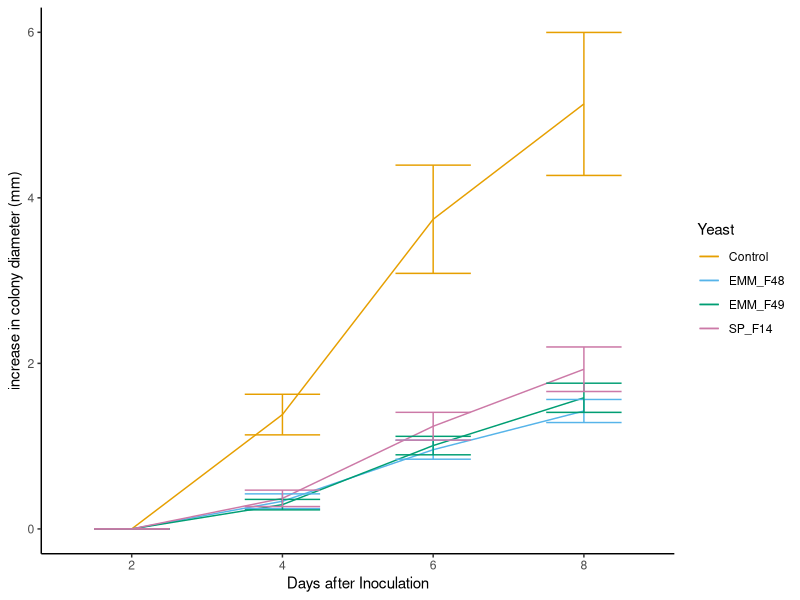
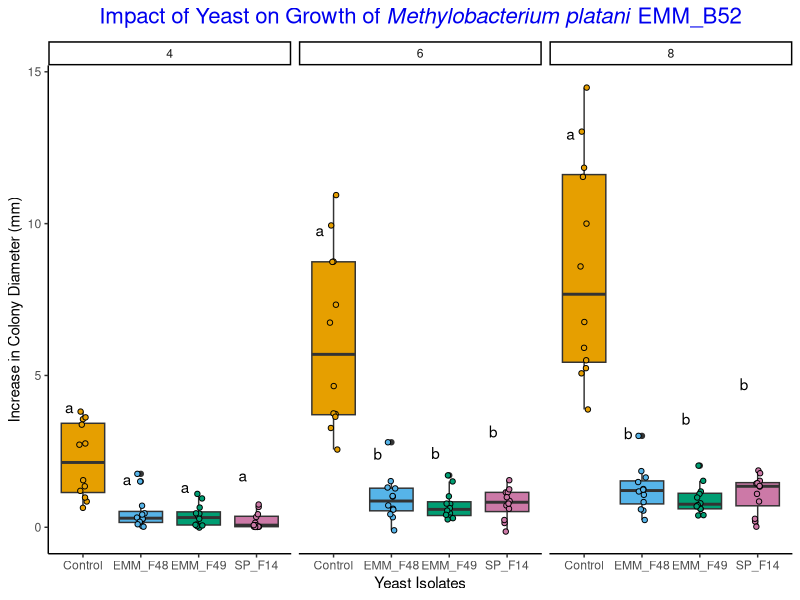
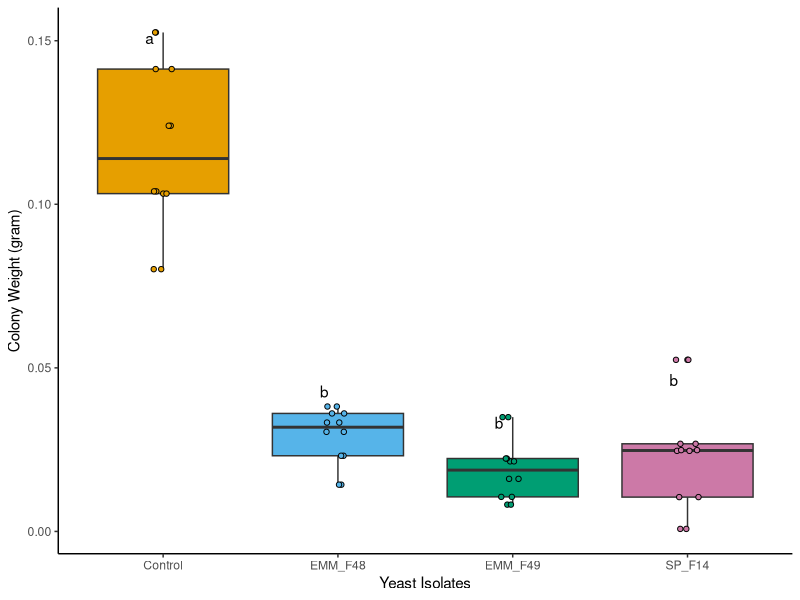
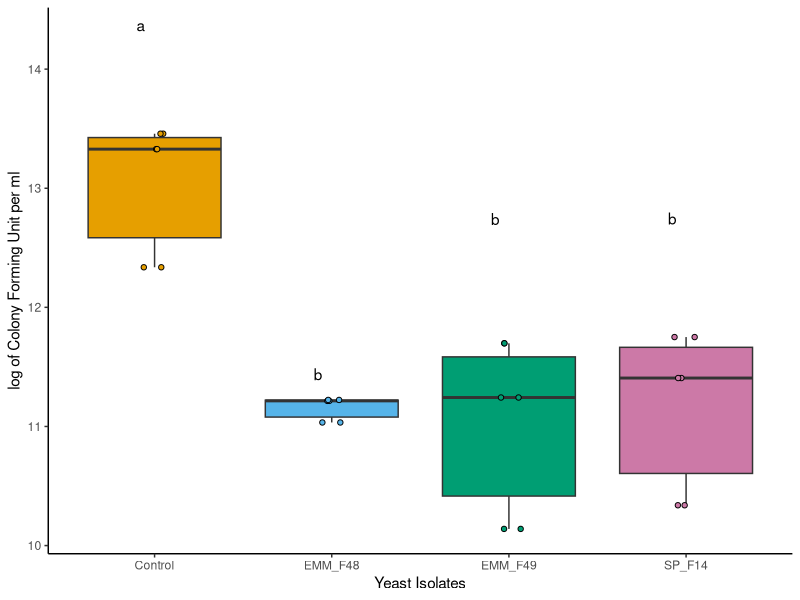
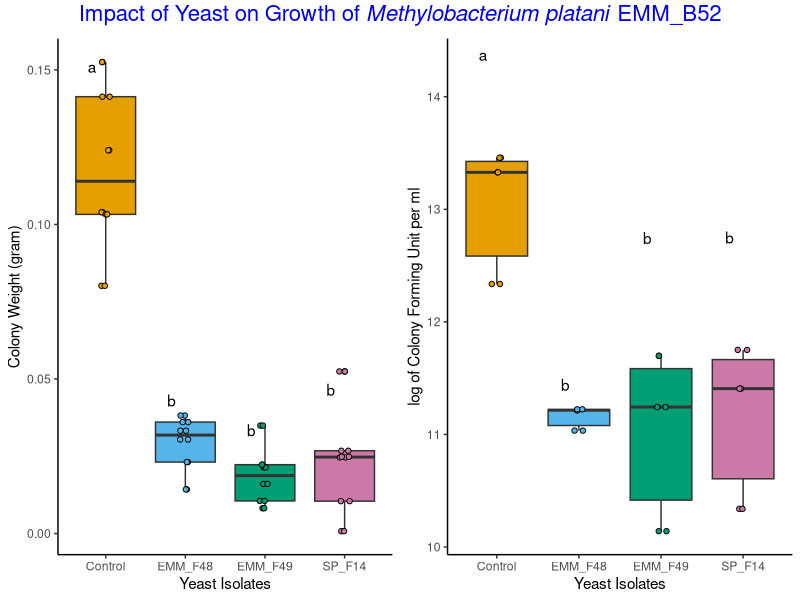

Source code (R) for these figures, in order:
## ---- chunk 1
#load the library
library(ggplot2)
library(tidyverse)
library(ggpubr)
library(rstatix)
library(emmeans)
library(multcompView)
library(dplyr)
library(stringr)
library(tidyverse)
library(car)
#read data
interaction <- read.csv("Splitplate/SplitPlateData/2024-09-16_SplitPlate_B52.csv", na.strings = "na")
#install and update R version
#install.packages("installr")
#library(installr)
#updateR()
#load the color palettes
cbbPalette <- c( "#E69F00", "#56B4E9", "#009E73", "#CC79A7")
#check the structure and see the data
str(interaction)
head(interaction)
#changing the data into categorical data
interaction$Replication=as.factor(interaction$Replication)
interaction$Media=as.factor(interaction$Media)
interaction$Yeast=as.factor(interaction$Yeast)
interaction$DAI=as.factor(interaction$DAI)
## ---- chunk 2
#removing the 1st data since there was no growth associated with it
#the data is considered to be the baseline for growth so since it violates the assumption of normality, we remove it from the analysis
filterdata <-interaction[interaction$DAI != 2,]
#plots
p <- interaction %>%
  #subset(Media=="YePDA") %>%
  #subset(Yeast %in% c("Control", "SP_F14","EMM_F3", "EMM_F34")) %>%
  ggplot(aes(x = DAI, y = increase, group = Yeast, color = Yeast)) +
  stat_summary(fun = mean,geom="line") +   
  stat_summary(fun.data = mean_se, geom = "errorbar", width = 0.5) +  
  ylab("increase in colony diameter (mm)") +   
  xlab("Days after Inoculation") +   
  theme_classic() +
  scale_color_manual(values = cbbPalette) +
  ###ggtitle("Dothideomycetes") +
  theme(plot.title = element_text(hjust = 0.5))
  #facet_wrap(~Class)
p

## ---- chunk 3
#load library
library(nlme)
#stats used for size
size=lme(increase~Yeast*DAI,data = filterdata,random=~1|Replication) ##replication random effect added by Dr. Steury
summary(size)
anova(size)
#pairwise comparision
lsmeans.size <- emmeans(size, ~ Yeast|DAI) ###interaction added by Dr. Steury
#emmeans(size,pairwise~Yeast) ##added by Dr. steury
# estimate lsmeans 
comp.size <- multcomp::cld(object = lsmeans.size, alpha = 0.05, Letters = letters, reversed = TRUE, details = TRUE)
# contrast with Tukey ajustment 
comp.size


# Extracting the letters for the bars
sig.diff.letters <- data.frame(comp.size$emmeans$Yeast, 
                               comp.size$emmeans$DAI,
                               str_trim(comp.size$emmeans$.group))
colnames(sig.diff.letters) <- c("Yeast", 
                                "DAI",
                                "Letters")

# for plotting with letters from significance test
sizeplot <- filterdata %>%
  group_by(Yeast, DAI) %>%
  dplyr::summarize(
    colonydiameter = mean(increase, na.rm=TRUE),
    se = sd(increase)/sqrt(3)) %>%
  left_join(sig.diff.letters) 


colonysize <- filterdata %>%
  subset(Media=="YePDA") %>%
  ggplot(aes(x = Yeast, y = increase, group = Yeast, fill = Yeast)) +
  geom_boxplot()+
  geom_point(shape = 21, color = "black", position = position_jitterdodge(dodge.width = 0.9))+
   geom_text(data = sizeplot, aes(label = Letters, y = colonydiameter+(3*se)), vjust = -0.75, hjust = 2) +
  ylab("Increase in Colony Diameter (mm)") +   
  xlab("Yeast Isolates") +  
    scale_fill_manual(values = cbbPalette) +
  theme(strip.text.x = element_text(size = 18, face= "italic"))+
  theme(axis.title.x = element_text(size =25, face = "bold"), axis.title.y = element_text(size = 25, face = "bold"), axis.text.x=element_text(size=20, angle= 0), axis.text.y=element_text(size=20, angle= 0))+
  theme_classic() +
  theme(legend.position = "none")+
  ggtitle(expression(paste("Impact of Yeast on Growth of ", italic("Methylobacterium platani"), " EMM_B52"))) +
   theme(plot.title = element_text(face = "bold", color = "Blue2", size = 16, hjust = 0.5))+
  facet_wrap(~DAI)
colonysize
## ---- chunk 4
#filter data to avoid other data except e
filterdata2 <- filterdata %>% 
  filter(Media == "YePDA", DAI == "8" )

#stats used for colony weight
cw=lm(colony_weight~Yeast,data = filterdata2) ##replication random effect added by Dr. Steury
summary(cw)
Anova(cw)
#pairwise comparision
lsmeans.cw <- emmeans(cw, ~ Yeast) 

# contrast with Tukey ajustment 
comp.cw <- multcomp::cld(object = lsmeans.cw, alpha = 0.05, Letters = letters, reversed = TRUE, details = TRUE)

comp.cw

# Extracting the letters for the bars
sig.diff.letters <- data.frame(comp.cw$emmeans$Yeast, 
                               str_trim(comp.cw$emmeans$.group))

colnames(sig.diff.letters) <- c("Yeast", "Letters")

# for plotting with letters from significance test
weightplot <- filterdata2 %>%
  group_by(Yeast) %>%
  dplyr::summarize(
    colonyweight = mean(colony_weight, na.rm=TRUE),
    se = sd(colony_weight)/sqrt(3)) %>%
  left_join(sig.diff.letters) 

 colonyweightplot <- filterdata2 %>%
  #subset(Media=="YePDA") %>%
  #subset(Yeast %in% c("Control", "SP_F14","EMM_F3", "EMM_F34")) %>%
  ggplot(aes(x = Yeast, y = colony_weight, group = Yeast, fill = Yeast)) +
  geom_boxplot()+
  geom_point(shape = 21, color = "black", position = position_jitterdodge(dodge.width = 0.9))+
  geom_text(data = weightplot, aes(label = Letters, y = colonyweight+(2*se)), vjust = -0.5, hjust = 2) +
  ylab("Colony Weight (gram)") +   
  xlab("Yeast Isolates") +  
  scale_fill_manual(values = cbbPalette) +
  theme(strip.text.x = element_text(size = 18, face= "italic"))+
  theme(axis.title.x = element_text(size =25, face = "bold"), axis.title.y = element_text(size = 25, face = "bold"), axis.text.x=element_text(size=20, angle= 0), axis.text.y=element_text(size=20, angle= 0))+
  theme_classic() +
  theme(legend.position = "none")
  #ggtitle(expression(paste("Impact of Yeast on Growth of ", italic("Methylobacterium platani"), " EMM_B52"))) +
   #theme(plot.title = element_text(face = "bold", color = "Blue2", size = 16, hjust = 0.5))
colonyweightplot
## ---- chunk 5
#stats used for colony forming unit
cfu=lm(log10(CFU)~Yeast,data = filterdata2) 
summary(cfu)
Anova(cfu)
#pairwise comparision
lsmeans.cfu <- emmeans(cfu, ~ Yeast) ###interaction added by Dr. Steury
#emmeans(cfu,pairwise~Yeast) ##added by Dr. steury
# estimate lsmeans 
comp.cfu <- multcomp::cld(object = lsmeans.cfu, alpha = 0.05, Letters = letters, reversed = TRUE, details = TRUE)
# contrast with Tukey ajustment 
comp.cfu


# Extracting the letters for the bars
sig.diff.letters <- data.frame(comp.cfu$emmeans$Yeast, 
                               str_trim(comp.cfu$emmeans$.group))

colnames(sig.diff.letters) <- c("Yeast", "Letters")

# for plotting with letters from significance test
cfuplot <- filterdata2 %>%
  filter(Replication %in% c(1:3)) %>% 
  group_by(Yeast) %>%
  dplyr::summarize(
    cfu1 = mean(log10(CFU), na.rm=TRUE),
    se = sd(log10(CFU))/sqrt(3)) %>%
  left_join(sig.diff.letters) 

 
CFUPLOT <- filterdata %>%
  subset(Media=="YePDA") %>%
  #subset(Yeast %in% c("Control", "SP_F14","EMM_F3", "EMM_F34")) %>%
  ggplot(aes(x = Yeast, y = log10(CFU), group = Yeast, fill = Yeast)) +
  geom_boxplot()+
  geom_point(shape = 21, color = "black", position = position_jitterdodge(dodge.width = 0.9))+
  geom_text(data = cfuplot, aes(label = Letters, y = cfu1+(4*se)), vjust = -0.1, hjust = 2) +
  ylab("log of Colony Forming Unit per ml") +   
  xlab("Yeast Isolates") +  
  scale_fill_manual(values = cbbPalette) +
  theme(strip.text.x = element_text(size = 18, face= "italic"))+
  theme(axis.title.x = element_text(size =25, face = "bold"), axis.title.y = element_text(size = 25, face = "bold"), axis.text.x=element_text(size=10, angle= 0), axis.text.y=element_text(size=20, angle= 0))+
  theme_classic() +
  theme(legend.position = "none")
  #ggtitle("Impact of Yeast on Growth of Methylobacterium platani EMM_B52") +
  #theme(plot.title = element_text(hjust = 0.5))
CFUPLOT

#combining similar dataset plots into one
CWandCFU <- ggarrange(colonyweightplot, CFUPLOT, nrow = 1, ncol = 2, common.legend = F)
  
CWandCFU <- annotate_figure(CWandCFU, top = text_grob(expression(paste("Impact of Yeast on Growth of ", italic("Methylobacterium platani"), " EMM_B52")), color = "Blue2", size = 16, face = "bold", hjust = 0.5))
CWandCFU
